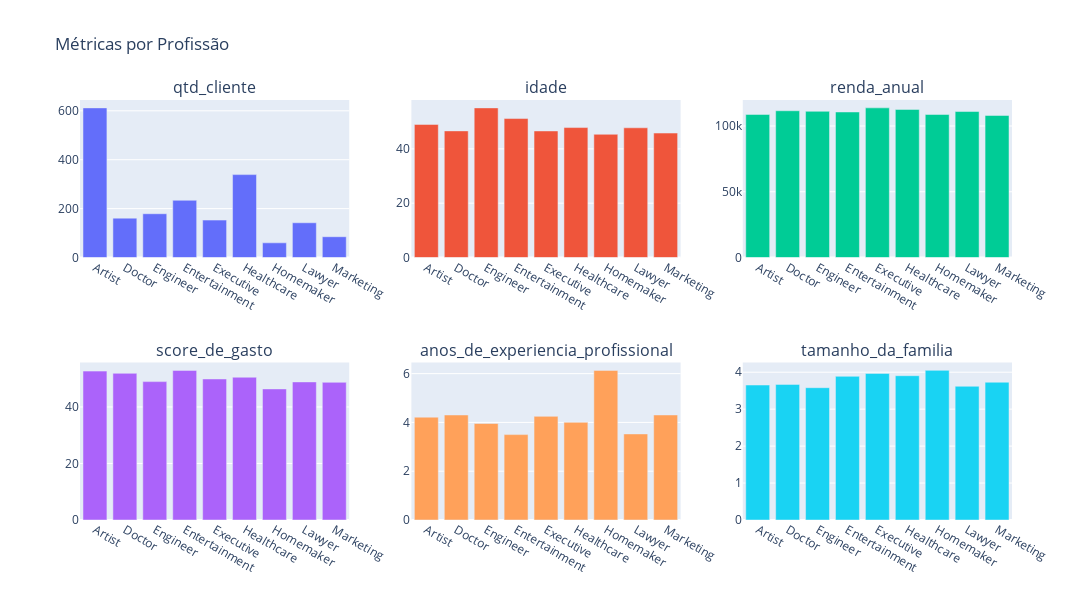

The notebook cell this image was saved under:
### Markdown cell above
O plotly não renderiza no github, caso tenha interesse em ver o gráfico abaixo, procure o meu repositório em https://nbviewer.org/ <br>

### Code cell
import plotly.graph_objects as go
from plotly.subplots import make_subplots

# Número de linhas e colunas para os subplots
num_rows = 2
num_cols = 3

# Criar figura com um subplot para cada coluna
fig = make_subplots(rows=num_rows, cols=num_cols, subplot_titles=profession_groupped_df.columns)

# Adicionar um barplot para cada coluna do DataFrame
for i, column in enumerate(profession_groupped_df.columns, start=1):
    fig.add_trace(
        go.Bar(x=profession_groupped_df.index, y=profession_groupped_df[column], name=column),
        row=(i-1)//num_cols + 1,  # Calculando a linha correta
        col=(i-1)%num_cols + 1    # Calculando a coluna correta
    )

# Atualizar layout
fig.update_layout(height=600, width=1200, title_text="Métricas por Profissão", showlegend=False)
fig.show()

### Figure 1 — Plotly figure (JSON) as saved in the notebook; plotly's stock layout.template omitted (floating-point values rounded to 4 significant figures)
{"data": [{"name": "qtd_cliente", "type": "bar", "x": ["Artist", "Doctor", "Engineer", "Entertainment", "Executive", "Healthcare", "Homemaker", "Lawyer", "Marketing"], "xaxis": "x", "y": [612, 161, 179, 234, 153, 339, 60, 142, 85], "yaxis": "y"}, {"name": "idade", "type": "bar", "x": ["Artist", "Doctor", "Engineer", "Entertainment", "Executive", "Healthcare", "Homemaker", "Lawyer", "Marketing"], "xaxis": "x2", "y": [49.0, 46.62, 55.09, 51.16, 46.6, 47.84, 45.37, 47.75, 45.82], "yaxis": "y2"}, {"name": "renda_anual", "type": "bar", "x": ["Artist", "Doctor", "Engineer", "Entertainment", "Executive", "Healthcare", "Homemaker", "Lawyer", "Marketing"], "xaxis": "x3", "y": [108800.0, 111600.0, 111200.0, 110700.0, 113800.0, 112600.0, 108800.0, 111000.0, 108000.0], "yaxis": "y3"}, {"name": "score_de_gasto", "type": "bar", "x": ["Artist", "Doctor", "Engineer", "Entertainment", "Executive", "Healthcare", "Homemaker", "Lawyer", "Marketing"], "xaxis": "x4", "y": [52.68, 51.9, 48.97, 52.94, 49.9, 50.52, 46.38, 48.86, 48.72], "yaxis": "y4"}, {"name": "anos_de_experiencia_profissional", "type": "bar", "x": ["Artist", "Doctor", "Engineer", "Entertainment", "Executive", "Healthcare", "Homemaker", "Lawyer", "Marketing"], "xaxis": "x5", "y": [4.216, 4.304, 3.955, 3.5, 4.248, 4.003, 6.133, 3.528, 4.306], "yaxis": "y5"}, {"name": "tamanho_da_familia", "type": "bar", "x": ["Artist", "Doctor", "Engineer", "Entertainment", "Executive", "Healthcare", "Homemaker", "Lawyer", "Marketing"], "xaxis": "x6", "y": [3.654, 3.671, 3.581, 3.889, 3.967, 3.906, 4.05, 3.62, 3.729], "yaxis": "y6"}], "layout": {"annotations": [{"font": {"size": 16}, "showarrow": false, "text": "qtd_cliente", "x": 0.1444, "xanchor": "center", "xref": "paper", "y": 1, "yanchor": "bottom", "yref": "paper"}, {"font": {"size": 16}, "showarrow": false, "text": "idade", "x": 0.5, "xanchor": "center", "xref": "paper", "y": 1, "yanchor": "bottom", "yref": "paper"}, {"font": {"size": 16}, "showarrow": false, "text": "renda_anual", "x": 0.8556, "xanchor": "center", "xref": "paper", "y": 1, "yanchor": "bottom", "yref": "paper"}, {"font": {"size": 16}, "showarrow": false, "text": "score_de_gasto", "x": 0.1444, "xanchor": "center", "xref": "paper", "y": 0.375, "yanchor": "bottom", "yref": "paper"}, {"font": {"size": 16}, "showarrow": false, "text": "anos_de_experiencia_profissional", "x": 0.5, "xanchor": "center", "xref": "paper", "y": 0.375, "yanchor": "bottom", "yref": "paper"}, {"font": {"size": 16}, "showarrow": false, "text": "tamanho_da_familia", "x": 0.8556, "xanchor": "center", "xref": "paper", "y": 0.375, "yanchor": "bottom", "yref": "paper"}], "height": 600, "showlegend": false, "title": {"text": "Métricas por Profissão"}, "width": 1200, "xaxis": {"anchor": "y", "domain": [0, 0.2889]}, "xaxis2": {"anchor": "y2", "domain": [0.3556, 0.6444]}, "xaxis3": {"anchor": "y3", "domain": [0.7111, 1]}, "xaxis4": {"anchor": "y4", "domain": [0, 0.2889]}, "xaxis5": {"anchor": "y5", "domain": [0.3556, 0.6444]}, "xaxis6": {"anchor": "y6", "domain": [0.7111, 1]}, "yaxis": {"anchor": "x", "domain": [0.625, 1]}, "yaxis2": {"anchor": "x2", "domain": [0.625, 1]}, "yaxis3": {"anchor": "x3", "domain": [0.625, 1]}, "yaxis4": {"anchor": "x4", "domain": [0, 0.375]}, "yaxis5": {"anchor": "x5", "domain": [0, 0.375]}, "yaxis6": {"anchor": "x6", "domain": [0, 0.375]}}}
